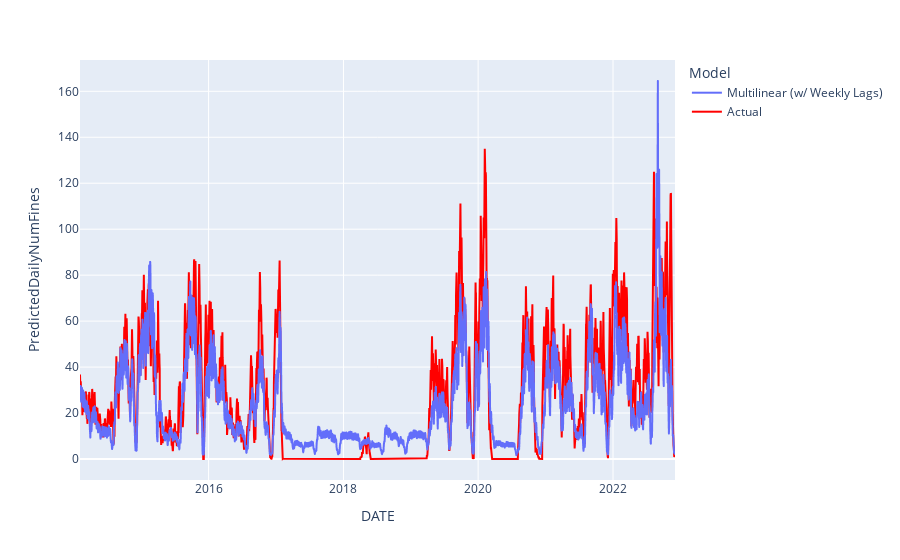

This figure's notebook cell:
### Code cell
model_smoothness = 10
selected_models = predictions["Model"].dropna().unique()
rolling_means = predictions[predictions["Model"].isin([predictions["Model"].dropna().unique()[0]])].copy()
rolling_means["PredictedDailyNumFines"] = rolling_means.groupby("Model")["PredictedDailyNumFines"].rolling(window=model_smoothness).mean().reset_index(drop=True)
rolling_means["DailyNumFines"] = rolling_means.groupby("Model")["DailyNumFines"].rolling(window=model_smoothness).mean().reset_index(drop=True)
rolling_means = rolling_means.dropna()
predictive_plot = px.line(rolling_means, x="DATE", y="PredictedDailyNumFines", color="Model")
predictive_plot.add_scatter(x=rolling_means["DATE"], y=rolling_means["DailyNumFines"], mode='lines', name='Actual', line=dict(color='red'))

### Figure 1 — Plotly figure (JSON) as saved in the notebook; plotly's stock layout.template omitted (floating-point values rounded to 4 significant figures; data arrays with more than 128 entries replaced by an {"elided": "..."} marker saying what was removed)
{"data": [{"hovertemplate": "Model=Multilinear (w/ Weekly Lags)<br>DATE=%{x}<br>PredictedDailyNumFines=%{y}<extra></extra>", "legendgroup": "Multilinear (w/ Weekly Lags)", "line": {"color": "#636efa", "dash": "solid"}, "marker": {"symbol": "circle"}, "mode": "lines", "name": "Multilinear (w/ Weekly Lags)", "showlegend": true, "type": "scattergl", "x": {"elided": "3226 str values"}, "xaxis": "x", "y": {"elided": "3226 float values"}, "yaxis": "y"}, {"line": {"color": "red"}, "mode": "lines", "name": "Actual", "type": "scatter", "x": {"elided": "3226 str values"}, "y": {"elided": "3226 float values"}}], "layout": {"legend": {"title": {"text": "Model"}, "tracegroupgap": 0}, "margin": {"t": 60}, "xaxis": {"anchor": "y", "domain": [0, 1], "title": {"text": "DATE"}}, "yaxis": {"anchor": "x", "domain": [0, 1], "title": {"text": "PredictedDailyNumFines"}}}}
